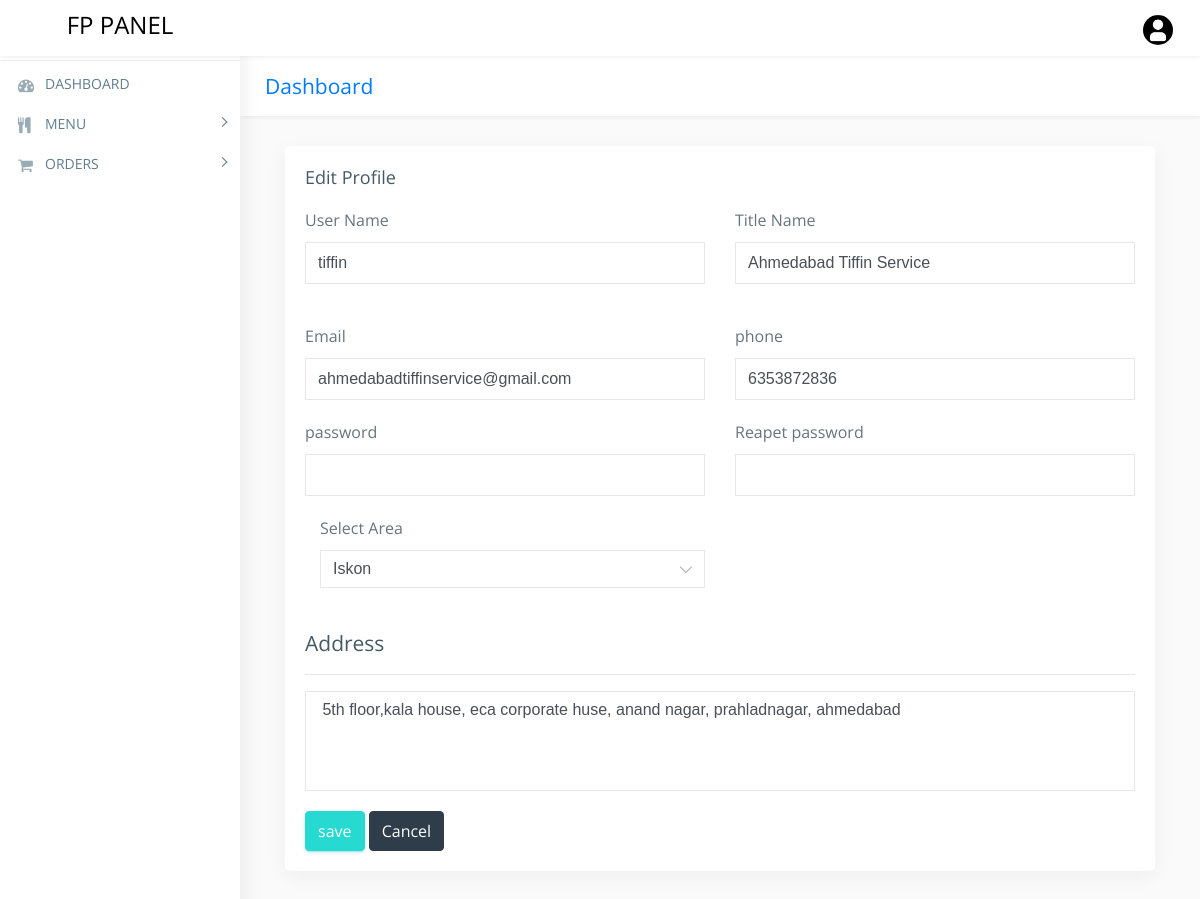
/Foodprovider_panel/edit_foodprovider.php (signed in), run on the app's committed database.
### tables this page shows
CREATE TABLE IF NOT EXISTS `foodprovider_tbl` (
  `fp_id` int(222) NOT NULL AUTO_INCREMENT,
  `ar_id` int(222) NOT NULL,
  `username` varchar(222) NOT NULL,
  `t_name` varchar(222) NOT NULL,
  `email` varchar(222) NOT NULL,
  `phone` varchar(222) NOT NULL,
  `password` varchar(222) NOT NULL,
  `image` text NOT NULL,
  `address` text NOT NULL,
  `date` timestamp NOT NULL DEFAULT CURRENT_TIMESTAMP ON UPDATE CURRENT_TIMESTAMP,
  PRIMARY KEY (`fp_id`)
);

CREATE TABLE IF NOT EXISTS `area_tbl` (
  `ar_id` int(222) NOT NULL AUTO_INCREMENT,
  `a_name` varchar(222) NOT NULL,
  `date` timestamp NOT NULL DEFAULT CURRENT_TIMESTAMP,
  PRIMARY KEY (`ar_id`)
);

### Foodprovider_panel/edit_foodprovider.php (the view, shortened to what this page needs)
<!DOCTYPE html>
<html lang="en">
<?php
include("../connection/connect.php");
$fpid = $_SESSION['fp_id'];
$result = mysqli_query($db, "SELECT * FROM foodprovider_tbl where fp_id ='$fpid';");
while($row = mysqli_fetch_array($result)){
$a_old = $row['username'];
$b_old = $row['t_name'];
$c_old = $row['email'];
$d_old = $row['phone'];
$f_old = $row['address'];
$g_old = $row['ar_id'];
$result_2 = mysqli_query($db,"SELECT * FROM area_tbl where ar_id = '$g_old'");
while($row_2 = mysqli_fetch_array($result_2)){
      $abc = $row_2['a_name'];
}
}
?>
<html>
<head>
    <link href="css/lib/bootstrap/bootstrap.min.css" rel="stylesheet">
    <link href="css/helper.css" rel="stylesheet">
    <link href="css/style.css" rel="stylesheet">
</head>
<body class="fix-header fix-sidebar">
    <div id="main-wrapper">
        <div class="header">
            <nav class="navbar top-navbar navbar-expand-md navbar-light">
                <div class="navbar-header">
                    <a class="navbar-brand" href="dashboard.php">
                        <h2 style=" color: black;">FP PANEL</h2>
                    </a>
                </div>
                <div class="navbar-collapse">
                    <ul class="navbar-nav my-lg-0">
                        <li class="nav-item dropdown">
                            <a class="nav-link dropdown-toggle text-muted  " href="#" data-toggle="dropdown" aria-haspopup="true" aria-expanded="false"><img src="images/profile_button.jpg" alt="" class="profile-pic" /></a>
                        </li>
                    </ul>
                </div>
            </nav>
        </div>
        <div class="left-sidebar">
            <div class="scroll-sidebar">
                <nav class="sidebar-nav">
                   <ul id="sidebarnav">
                   <li class="nav-devider"></li>
                        <li> <a href="dashboard.php" aria-expanded="false"><i class="fa fa-tachometer"></i><span class="hide-menu">DASHBOARD</span></a>
                    </li>
                      <li> <a class="has-arrow  " href="#" aria-expanded="false"><i class="fa fa-cutlery" aria-hidden="true"></i><span class="hide-menu">MENU</span></a>
                        </li>
						 <li> <a class="has-arrow  " href="#" aria-expanded="false"><i class="fa fa-shopping-cart" aria-hidden="true"></i><span class="hide-menu">ORDERS</span></a>
                        </li>
                    </ul>
                </nav>
            </div>
        </div>
        <div class="page-wrapper" style="height:1200px;">
            <div class="row page-titles">
                <div class="col-md-5 align-self-center">
                    <h3 class="text-primary">Dashboard</h3> </div>
            </div>
          <div class="container-fluid">
					    <div class="col-lg-12">
                        <div class="card card-outline-primary">
                                <h4 class="m-b-0 ">Edit Profile</h4>
                            <div class="card-body">
                                <form onSubmit="return validate()" action='' method='post'  enctype="multipart/form-data">
                                    <div class="form-body">
                                        <div class="row p-t-20">
                                            <div class="col-md-6">
                                                <div class="form-group">
                                                    <label class="control-label">User Name</label>
                                                    <input type="text" name="username" value="<?php echo $a_old;  ?>" class="form-control" placeholder="username" required>
                                                   </div>
                                            </div>
                                            <div class="col-md-6">
                                                <div class="form-group has-danger">
                                                    <label class="control-label">Title Name</label>
                                                    <input type="text" name="t_name" value="<?php echo $b_old;  ?>"class="form-control form-control-danger" placeholder="Title name" required>
                                                    </div>
                                            </div>
                                        </div>
                                        <div class="row p-t-20">
                                            <div class="col-md-6">
                                                <div class="form-group">
                                                    <label class="control-label">Email </label>
                                                    <input type="text" name="email" class="form-control" pattern="[a-z0-9._%+-]+@[a-z0-9.-]+\.[a-z]{2,}$" value="<?php echo $c_old;  ?>" placeholder="enter email" required>
                                                   </div>
                                            </div>
                                            <div class="col-md-6">
                                                <div class="form-group has-danger">
                                                    <label class="control-label">phone</label>
                                                    <input type="text" name="phone" class="form-control form-control-danger" pattern="[6789][0-9]{9}" value="<?php echo $d_old;  ?>" placeholder="" required>
                                                    </div>
                                            </div>
                                            <div class="col-md-6">
                                                <div class="form-group has-danger">
                                                    <label class="control-label">password</label>
                                                    <input type="text" name="password" class="form-control form-control-danger" id="password" pattern=".{8,}" value=""  placeholder="">
                                                    </div>
                                            </div>
                                            <div class="col-md-6">
                                                <div class="form-group has-danger">
                                                    <label class="control-label">Reapet password</label>
                                                    <input type="text"  class="form-control form-control-danger" id="c_password" value=""  placeholder="">
                                                    </div>
                                            </div>
                                        </div>
                                            <div class="form-group col-sm-6">
                                            <label for="exampleInputPassword1">Select Area</label>
                                            <select name="ar_id" class="form-control custom-select" data-placeholder="Choose a Category" tabindex="1" >
                                                <option value=""><?php echo $abc; ?></option>
											</select>
                                            </div>
                                        <h3 class="box-title m-t-40">Address</h3>
                                        <hr>
                                        <div class="row">
                                            <div class="col-md-12 ">
                                                <div class="form-group">
                                                    <textarea name="address" type="text" style="height:100px;" class="form-control" required> <?php echo $f_old; ?> </textarea>
                                                </div>
                                            </div>
                                        </div>
                                        </div>
                                    </div>
                                    <div class="form-actions">
                                        <input type="submit" name="submit" class="btn btn-success" value="save">
                                        <a href="dashboard.php" class="btn btn-inverse">Cancel</a>
                                    </div>
                            </div>
                        </div>
                    </div>
                </div>
            </div>
</body>
</html>

### Foodprovider_panel/css/helper.css (style rules this page uses)
.m-t-40 { margin-top: 40px!important; }
.m-b-0 { margin-bottom: 0px!important; }
.p-t-20 { padding-top: 20px!important; }

### data on the page
foodprovider_tbl: username "tiffin", t_name "Ahmedabad Tiffin Service", email "ahmedabadtiffinservice@gmail.com", phone "6353872836", address "5th floor,kala house, eca corporate huse, anand nagar, prahladnagar, ahmedabad"
area_tbl: ar_id "Iskon"
